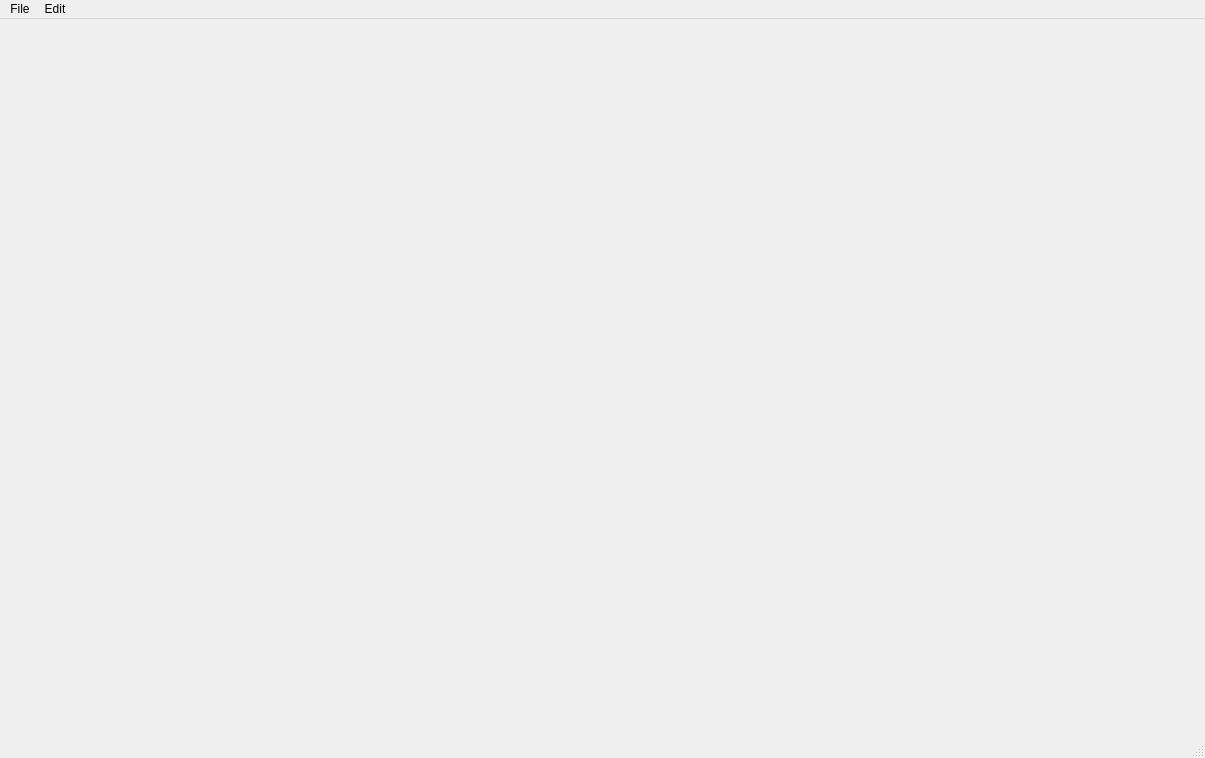
<?xml version="1.0" encoding="UTF-8"?>
<ui version="4.0">
 <class>MainWindow</class>
 <widget class="QMainWindow" name="MainWindow">
  <property name="geometry">
   <rect>
    <x>0</x>
    <y>0</y>
    <width>1205</width>
    <height>758</height>
   </rect>
  </property>
  <property name="windowTitle">
   <string notr="true">Real World</string>
  </property>
  <widget class="QWidget" name="centralwidget"/>
  <widget class="QMenuBar" name="menubar">
   <property name="geometry">
    <rect>
     <x>0</x>
     <y>0</y>
     <width>1205</width>
     <height>21</height>
    </rect>
   </property>
   <widget class="QMenu" name="menutest">
    <property name="title">
     <string>File</string>
    </property>
    <addaction name="actionOpen"/>
    <addaction name="actionClose"/>
   </widget>
   <widget class="QMenu" name="menuView">
    <property name="title">
     <string>Edit</string>
    </property>
   </widget>
   <addaction name="menutest"/>
   <addaction name="menuView"/>
  </widget>
  <widget class="QStatusBar" name="statusbar"/>
  <action name="actionOpen">
   <property name="text">
    <string>Open</string>
   </property>
  </action>
  <action name="actionClose">
   <property name="text">
    <string>Close</string>
   </property>
  </action>
 </widget>
 <resources/>
 <connections/>
</ui>
